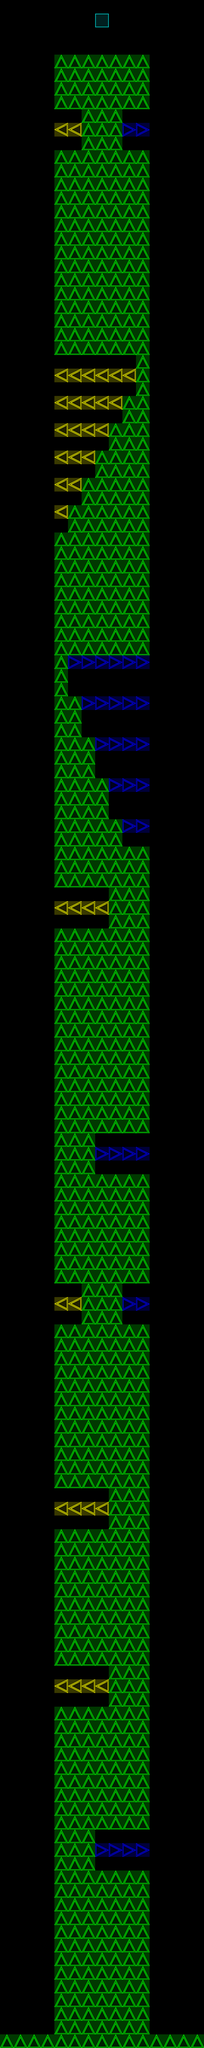

This game map was drawn from its Tiled (.tmx) file and the tilesets committed beside it. A one-line description and the trimmed map source follow:
An orthogonal 15x150 tile map with 128x128 px tiles, 1 tile layer (Tile Layer 2) and 1 object (Player).

<map version="1.0" orientation="orthogonal" width="15" height="150" tilewidth="128" tileheight="128">
 <tileset firstgid="1" name="sheet" tilewidth="128" tileheight="128">
  <image source="sheet128.png" width="640" height="128" />
 </tileset>
 <layer name="Tile Layer 2" width="15" height="150" opacity="0.87">
  <data>[2250 cells, 910 non-empty, 4 distinct tile ids]</data>
 </layer>
 <objectgroup name="Objects" width="15" height="150">
  <object name="Player" x="128" y="18688" width="128" height="128" />
 </objectgroup>
</map>
